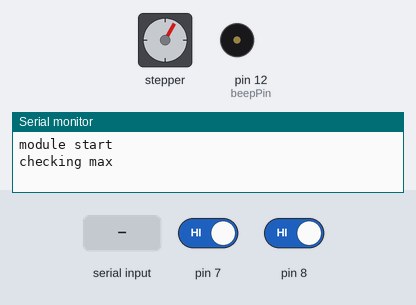
The sketch below on a simulated Arduino Uno, built with avr-gcc and run on an emulated ATmega328P. On the bench: stepper motor, buzzer (waves = sounding, pin HIGH), the last lines printed to the serial monitor. Wiring (inferred from the names in the program): stepper motor (2048 steps per turn assumed): coils pin 2, pin 3, pin 4, pin 5. The inputs (shaded band) are chosen by the test bench; at power-on: pin 7 HIGH, pin 8 HIGH. Pins used as bus, display or sensor lines are not drawn.

Above: at 0.8 s.
0.9 s: pin 7 driven LOW
3.9 s: pin 8 driven LOW
At 3.9 s:
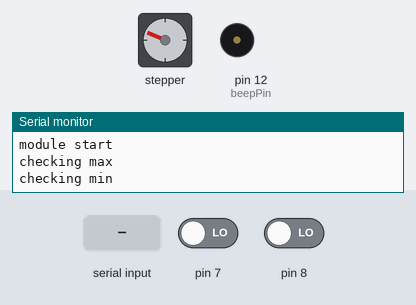
6.9 s: "90,45\n" received over Serial
At 7.33 s:
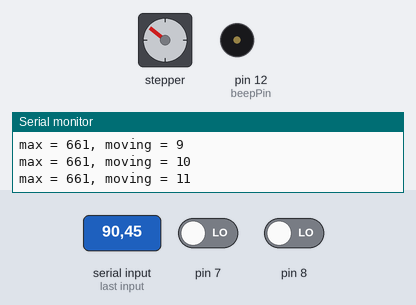
9.0 s: "30,150\n" received over Serial
At 10.5 s:
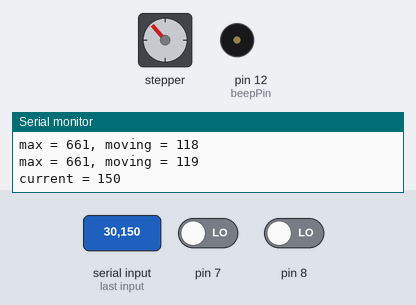
10.8 s: "200\n" received over Serial
At 11.7 s:
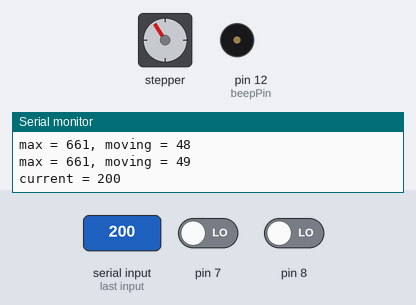
Timing chart, 0 to 13.5 s (numbered marks = the images above; inputs shaded):
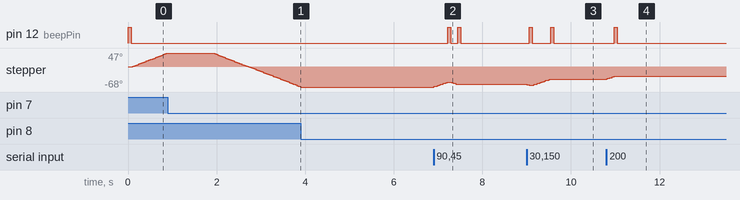

Measured:
- after the input at 3.9 s, stepper: stops changing and stays -68°
- after the input at 6.9 s, pin 12 (beepPin): alternates HIGH for 0.07 s and LOW for 0.16 s, 4 changes in all, then stays LOW, starting after 0.32 s; stepper: turns 16° clockwise in 0.30 s, then 7° counter-clockwise in 0.12 s

The sketch:

fit_module.ino
```cpp
#include <Wire.h>

#define motorPin1 2 // IN1
#define motorPin2 3 // IN2
#define motorPin3 4 // IN3
#define motorPin4 5 // IN4

#define step 2048 // 1봐퀴 스텝수

// 모터 회전 Loop 문 구현을 간단하게 하기위해 핀 배열 선언
int pinArray[4] = { motorPin1, motorPin2, motorPin3, motorPin4 };

// CW 시계방향 데이터 전송
int CW[4] = {0b1000,0b0100,0b0010,0b0001};
int CCW[4] = {0b0001,0b0010,0b0100,0b1000};

int step_count = 0;
int distance = 0;

const int beepPin = 12;

const int i2c = 1;

int x = 0;
int position = 0;

int move = 0;

void initBeep()
{
  pinMode(beepPin, OUTPUT);
  beep();
}

void beep()
{
  digitalWrite(beepPin, HIGH);
  delay(70);
  digitalWrite(beepPin, LOW);
}

void setup(){
  // 핀모드 설정
  // 스텝모터 드라이브 보드의 IN 연결핀 출력으로 설정
  for(int i = 0 ; i < 4 ; i++ ) {
    pinMode(pinArray[i], OUTPUT);
  }

  // 시리얼 초기화
  Serial.begin(115200);
  Serial.println("module start");

  Wire.begin(i2c); // ic2 초기화
  Wire.onReceive(receivedEvent);

  // Beep
  initBeep();

  // 초기화 동작
  init_process();
}

void receivedEvent(int howmany){

    x = Wire.read();
    Serial.print(x);

    if( x >= 48 && x <= 57) {
      position = position * 10 + (x - 48);
      Serial.print("position = ");
      Serial.println(position);
    }

   if(x == 109) {
    move = 1;
  }

}

int max_detact()
{
  int status = digitalRead(7);
  if(status == LOW){
    return 1; // 끝 검출
  } else {
    return 0; // 동작가능한 범위
  }
}

int min_detact()
{
  int status = digitalRead(8);
  if(status == LOW){
    return 1; // 끝 검출
  } else {
    return 0; // 동작가능한 범위
  }
}

int direction = 1; // 역방향 : 0

int btn_up()
{
  int btn_sw1 = digitalRead(9);
  if(btn_sw1 == LOW){
    return 1;
  } else {
    return 0;
  }
}

int btn_down()
{
  int btn_sw1 = digitalRead(10);
  if(btn_sw1 == LOW){
    return 1;
  } else {
    return 0;
  }
}

int current = 0;

void loop() {
  int a = 0;
  int d = 0;
  if(Serial.available()){
    a = Serial.parseInt();
    Serial.println(a);
    //d = getDistance(a);
    position = a;
    move = 1;
  }

  if(position>0) {
    if(move == 1) {
      d = getDistance(position);
      position = 0; // 초기화
      move = 0;
    }

  }


  if(d>0) {
    setPosition(d); // 절대 좌표로 이동
    beep();
    d = 0;
  }

}

int getDistance(int a)
{
  int dispos = 0;
  if(a < distance) {
      if(a<0) {
        init_process();
        current = 0;
      } else {
        if(current < a) {
          direction = 1; //cw
          dispos = a - current;
          current += dispos;
        } else {
          direction = 0; // ccw
          dispos = current - a;
          current -= dispos;
        }

        Serial.print("current= ");
        Serial.println(current);

        Serial.print("direction= ");
        Serial.println(direction);

        Serial.print("dispos = ");
        Serial.println(dispos);
      }

    } else {
      Serial.println("invaild distance");
    }

  return dispos;
}


// 절대좌료로 이동
void setPosition(int pos)
{
  if(direction == 1) {
      Serial.println("cw");
      for(int i=0; i<pos; i++)
      {
          step_ccw(i);
          Serial.print("max = ");
          Serial.print(distance);
          Serial.print(", ");
          Serial.print("moving = ");
          Serial.println(i);
      }


    } else {
      Serial.println("ccw");
      for(int i=0; i<pos; i++)
      {
          step_cw(i);
          Serial.print("max = ");
          Serial.print(distance);
          Serial.print(", ");
          Serial.print("moving = ");
          Serial.println(i);
      }

    }

    Serial.print("current = ");
    Serial.println(current);

}

void gear_loop()
{
  if(direction == 1 && min_detact()){
    step_count=0;
  }

  if(direction == 0 && max_detact()){
    step_count=0;
  }

  if(max_detact()) {
    // 모터 동작
    Serial.println("ccw working");
    direction = 1;

  } else if(min_detact()){
    // 모터 동작
    Serial.println("cw working");
    direction = 0;

  }

  if(direction == 0) {
      step_count++;
      //step_ccw();

  } else {
      step_count++;
      //step_cw();
  }

  Serial.println(step_count);
}


void init_process()
{
  // 앞방향 최대치 검사
  move_to_max();

  distance = 0;
  delay(1000);

  // 뒤방향 최소치 검사
  distance = move_to_min();

  Serial.print("gear distance = ");
  Serial.println(distance);

}


int move_to_max()
{
  Serial.println("checking max");
  int temp, i=0;
  while(!max_detact()){
    temp = i++ % 4;
    digitalWrite(pinArray[0], bitRead(CCW[temp], 0));
    digitalWrite(pinArray[1], bitRead(CCW[temp], 1));
        digitalWrite(pinArray[2], bitRead(CCW[temp], 2));
        digitalWrite(pinArray[3], bitRead(CCW[temp], 3));
        stepDelay();
  }
  return i;
}

int move_to_min()
{
  Serial.println("checking min");
  int temp, i=0;
  while(!min_detact()){
    temp = i++ % 4;
    digitalWrite(pinArray[0], bitRead(CW[temp], 0));
    digitalWrite(pinArray[1], bitRead(CW[temp], 1));
    digitalWrite(pinArray[2], bitRead(CW[temp], 2));
    digitalWrite(pinArray[3], bitRead(CW[temp], 3));
    stepDelay();
  }

  return i;
}


void step_cw(int count)
{
  int temp;
  temp = count % 4;
  digitalWrite(pinArray[0], bitRead(CW[temp], 0));
  digitalWrite(pinArray[1], bitRead(CW[temp], 1));
  digitalWrite(pinArray[2], bitRead(CW[temp], 2));
  digitalWrite(pinArray[3], bitRead(CW[temp], 3));
  stepDelay();
  // Serial.println("cw");
}

void step_ccw(int count)
{
  int temp;
  temp = count % 4;
  digitalWrite(pinArray[0], bitRead(CCW[temp], 0));
  digitalWrite(pinArray[1], bitRead(CCW[temp], 1));
  digitalWrite(pinArray[2], bitRead(CCW[temp], 2));
  digitalWrite(pinArray[3], bitRead(CCW[temp], 3));
  stepDelay();
  // Serial.println("ccw");
}

void stepDelay()
{
  // 모터 부하가 없는 상태에서,
  // 각 스텝 간격이 최소 3ms 이상이어야 정상적으로 동작합니다.
  delay(3);
}
```
